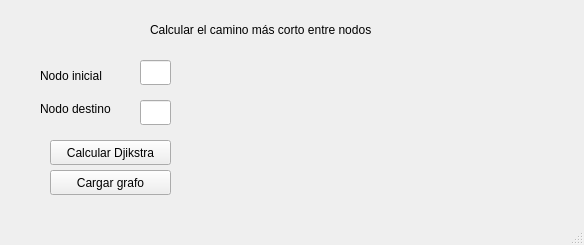
<?xml version="1.0" encoding="UTF-8"?>
<ui version="4.0">
 <class>MainWindow</class>
 <widget class="QMainWindow" name="MainWindow">
  <property name="geometry">
   <rect>
    <x>0</x>
    <y>0</y>
    <width>584</width>
    <height>245</height>
   </rect>
  </property>
  <property name="windowTitle">
   <string>MainWindow</string>
  </property>
  <widget class="QWidget" name="centralwidget">
   <widget class="QPushButton" name="pushButton">
    <property name="geometry">
     <rect>
      <x>50</x>
      <y>140</y>
      <width>121</width>
      <height>25</height>
     </rect>
    </property>
    <property name="text">
     <string>Calcular Djikstra</string>
    </property>
   </widget>
   <widget class="QLineEdit" name="lineEdit">
    <property name="geometry">
     <rect>
      <x>140</x>
      <y>60</y>
      <width>31</width>
      <height>25</height>
     </rect>
    </property>
    <property name="text">
     <string/>
    </property>
   </widget>
   <widget class="QLineEdit" name="lineEdit_2">
    <property name="geometry">
     <rect>
      <x>140</x>
      <y>100</y>
      <width>31</width>
      <height>25</height>
     </rect>
    </property>
   </widget>
   <widget class="QLabel" name="label">
    <property name="geometry">
     <rect>
      <x>40</x>
      <y>60</y>
      <width>91</width>
      <height>31</height>
     </rect>
    </property>
    <property name="text">
     <string>Nodo inicial</string>
    </property>
   </widget>
   <widget class="QLabel" name="label_2">
    <property name="geometry">
     <rect>
      <x>40</x>
      <y>100</y>
      <width>91</width>
      <height>17</height>
     </rect>
    </property>
    <property name="text">
     <string>Nodo destino</string>
    </property>
   </widget>
   <widget class="QLabel" name="label_3">
    <property name="geometry">
     <rect>
      <x>150</x>
      <y>20</y>
      <width>291</width>
      <height>20</height>
     </rect>
    </property>
    <property name="text">
     <string>Calcular el camino más corto entre nodos</string>
    </property>
   </widget>
   <widget class="QLabel" name="label_4">
    <property name="geometry">
     <rect>
      <x>260</x>
      <y>60</y>
      <width>281</width>
      <height>151</height>
     </rect>
    </property>
    <property name="text">
     <string/>
    </property>
   </widget>
   <widget class="QPushButton" name="pushButton_2">
    <property name="geometry">
     <rect>
      <x>50</x>
      <y>170</y>
      <width>121</width>
      <height>25</height>
     </rect>
    </property>
    <property name="text">
     <string>Cargar grafo</string>
    </property>
   </widget>
  </widget>
  <widget class="QMenuBar" name="menubar">
   <property name="geometry">
    <rect>
     <x>0</x>
     <y>0</y>
     <width>584</width>
     <height>22</height>
    </rect>
   </property>
  </widget>
  <widget class="QStatusBar" name="statusbar"/>
 </widget>
 <resources/>
 <connections/>
</ui>
